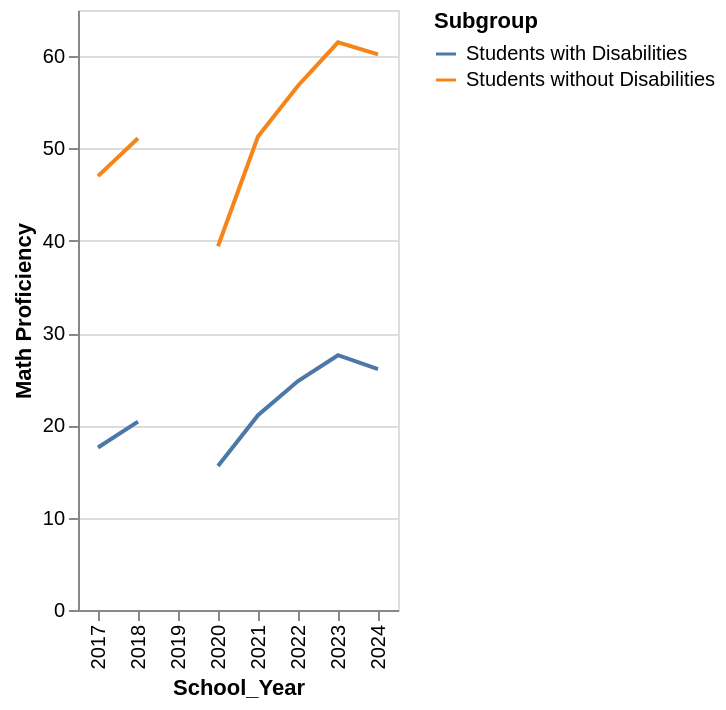

Here is the notebook cell this chart was saved with:
### Code cell
alt.Chart(ms_graph).mark_line().encode(
    x = "School_Year", 
    y = "Math Proficiency",
    color = 'Subgroup'
)

### Figure 1 — Vega-Lite specification as saved in the notebook (floating-point values rounded to 4 significant figures)
{"config": {"view": {"continuousWidth": 300, "continuousHeight": 300}}, "data": {"name": "data-e158bd96cf17502616990418bde9e735"}, "mark": {"type": "line"}, "encoding": {"color": {"field": "Subgroup", "type": "nominal"}, "x": {"field": "School_Year", "type": "nominal"}, "y": {"field": "Math Proficiency", "type": "quantitative"}}, "$schema": "https://vega.github.io/schema/vega-lite/v6.4.1.json", "datasets": {"data-e158bd96cf17502616990418bde9e735": [{"School_Year": "2018", "Subgroup": "Students with Disabilities", "Math Proficiency": 20.4, "English Proficiency": 17.6, "US History Proficiency": 20.2, "Science Proficiency": 26.7}, {"School_Year": "2018", "Subgroup": "Students without Disabilities", "Math Proficiency": 51.1, "English Proficiency": 45.5, "US History Proficiency": 58.9, "Science Proficiency": 60.4}, {"School_Year": "2019", "Subgroup": "Students with Disabilities", "Math Proficiency": null, "English Proficiency": null, "US History Proficiency": null, "Science Proficiency": null}, {"School_Year": "2019", "Subgroup": "Students without Disabilities", "Math Proficiency": null, "English Proficiency": null, "US History Proficiency": null, "Science Proficiency": null}, {"School_Year": "2023", "Subgroup": "Students with Disabilities", "Math Proficiency": 27.6, "English Proficiency": 21.4, "US History Proficiency": 39.2, "Science Proficiency": 35.8}, {"School_Year": "2023", "Subgroup": "Students without Disabilities", "Math Proficiency": 61.5, "English Proficiency": 53.1, "US History Proficiency": 74.5, "Science Proficiency": 68.1}, {"School_Year": "2017", "Subgroup": "Students with Disabilities", "Math Proficiency": 17.6, "English Proficiency": 15.8, "US History Proficiency": 19.2, "Science Proficiency": 30.7}, {"School_Year": "2017", "Subgroup": "Students without Disabilities", "Math Proficiency": 47.0, "English Proficiency": 43.4, "US History Proficiency": 56.9, "Science Proficiency": 69.2}, {"School_Year": "2022", "Subgroup": "Students with Disabilities", "Math Proficiency": 24.8, "English Proficiency": 19.8, "US History Proficiency": 37.4, "Science Proficiency": 30.9}, {"School_Year": "2022", "Subgroup": "Students without Disabilities", "Math Proficiency": 56.8, "English Proficiency": 51.5, "US History Proficiency": 74.6, "Science Proficiency": 63.0}, {"School_Year": "2024", "Subgroup": "Students with Disabilities", "Math Proficiency": 26.1, "English Proficiency": 20.8, "US History Proficiency": 38.8, "Science Proficiency": 33.2}, {"School_Year": "2024", "Subgroup": "Students without Disabilities", "Math Proficiency": 60.2, "English Proficiency": 52.9, "US History Proficiency": 73.1, "Science Proficiency": 65.5}, {"School_Year": "2021", "Subgroup": "Students with Disabilities", "Math Proficiency": 21.1, "English Proficiency": 17.2, "US History Proficiency": 33.3, "Science Proficiency": 29.6}, {"School_Year": "2021", "Subgroup": "Students without Disabilities", "Math Proficiency": 51.3, "English Proficiency": 46.2, "US History Proficiency": 72.8, "Science Proficiency": 59.7}, {"School_Year": "2020", "Subgroup": "Students with Disabilities", "Math Proficiency": 15.6, "English Proficiency": 14.5, "US History Proficiency": 17.8, "Science Proficiency": 20.8}, {"School_Year": "2020", "Subgroup": "Students without Disabilities", "Math Proficiency": 39.4, "English Proficiency": 38.4, "US History Proficiency": 51.2, "Science Proficiency": 53.9}]}}
